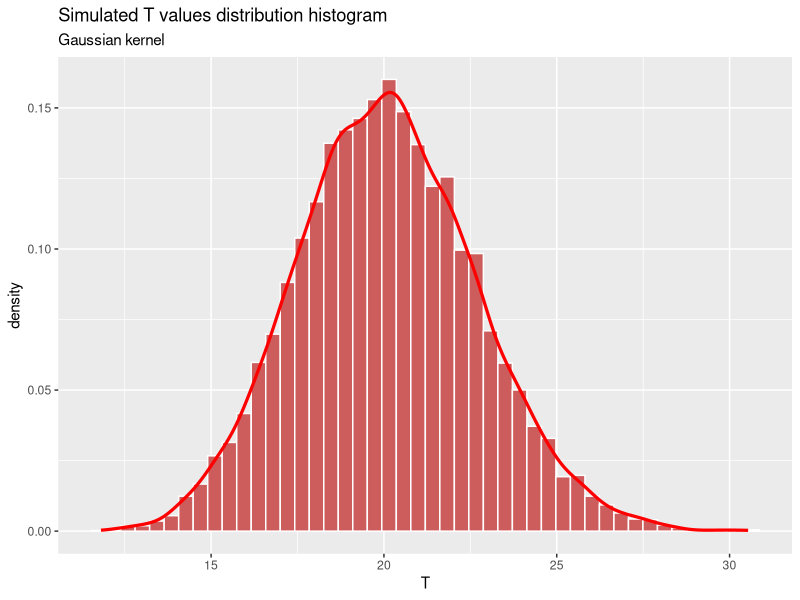

Here is the R script that generated this plot:
# 1.c - Simulated samples

set.seed(42) # generate reproducible results across runs

# --- IMPORTS ---
library(ggplot2)

# --- FUNCTIONS ---

# T = (X1+X2+...Xn)^2 / n
T_statistical_function <- function(sample) {
  sample_size = length(sample)
  summ = sum(sample)
  T = summ^2 / sample_size
  return(T)
}

# --- MAIN ---
n = 80 # sample points X1, X2, ..., Xn
num_simulations = 10000 # number of times to simulate n values and subsequently T values
T_values = c() # save the simulated T values

for (i in 1:num_simulations){
  sample = runif(n, min=0, max=1) # sample from uniform distribution n values
  T = T_statistical_function(sample) # calculate T = (X1+...+Xn)^2 / n
  T_values = append(T_values, T) # add T values to the list of T values
}

simulated_mean_value = mean(T_values)
simulated_std_value = sd(T_values)
real_mean_value = 1/3 + (n-1)/4 # analytical calculation of E(T)


# --- PLOTTING ---

# convert T values list to df to use ggplot
df <- data.frame(T = T_values)

#optimal bin width hopt=3.491*s*n^(-1/3)
opt_h <- 3.491 * simulated_std_value * num_simulations^(-1/3) 

figure <- ggplot(data=df, aes(x=T)) +
  geom_histogram(
    binwidth = opt_h, # bin width = optimal
    aes(y = ..density..), 
    color = "white", # histogram bins borders
    fill = "indianred" # histogram bins fill color
  ) +
  geom_density(size = 1.1, 
               color = "red") + # simulated T values dist. curve
  labs(title = "Simulated T values distribution histogram",
       subtitle = 'Gaussian kernel') # title

figure # show figure


# --- PRINTING RESULTS ---

# print(paste("Simulated mean of T:", simulated_mean_value))
# print(paste("Real mean of T:", real_mean_value))
# print(paste("Deviation of simulated mean from theoretical:",
#             round(100*abs((simulated_mean_value-real_mean_value)/real_mean_value), 2), "%"))
# print(paste("Simulated standard deviation of T:", simulated_std_value))


cat(sprintf("Simulated mean of T: %.4f
Real mean of T: %.4f
Deviation of simulated mean from theoretical: %.2f %%
Simulated standard deviation of T: %.4f",
simulated_mean_value,
real_mean_value,
round(100*abs((simulated_mean_value-real_mean_value)/real_mean_value), 2),
simulated_std_value))
